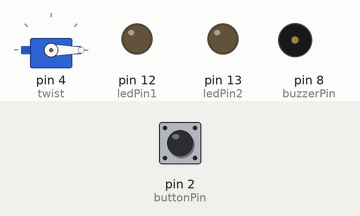
Bench run of a sketch on a simulated Arduino Uno, built with avr-gcc and run on an emulated ATmega328P. Parts: servo, output pins drawn as LEDs (lit = HIGH), buzzer (waves = sounding). The test bench sets the inputs (shaded band); at power-on: pin 2 (buttonPin) LOW.

Above: at 3.2 s.
3.3 s: pin 2 (buttonPin) pulled HIGH for 0.15 s
At 3.7 s:
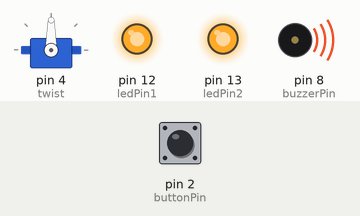
At 7.2 s:
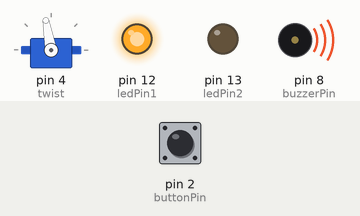
Timing chart, 0 to 31.1 s (numbered marks = the images above; inputs shaded):
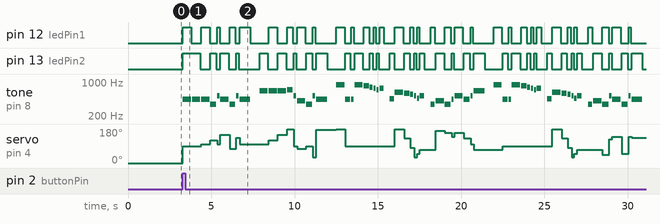

The sketch:

servo_test.ino
```cpp
 #include <Servo.h>

 Servo twist;
 const int buttonPin = 2;

 const int c = 261;
const int d = 294;
const int e = 329;
const int f = 349;
const int g = 391;
const int gS = 415;
const int a = 440;
const int aS = 455;
const int b = 466;
const int cH = 523;
const int cSH = 554;
const int dH = 587;
const int dSH = 622;
const int eH = 659;
const int fH = 698;
const int fSH = 740;
const int gH = 784;
const int gSH = 830;
const int aH = 880;

const int buzzerPin = 8;
const int ledPin1 = 12;
const int ledPin2 = 13;

int counter = 0;
 int buttonState = LOW;

void beep(int note, int duration) {
  //Play tone on buzzerPin
  tone(buzzerPin, note, duration);

  //Play different LED depending on value of 'counter'
  if(counter % 2 == 0) {
    digitalWrite(ledPin1, HIGH);
    delay(duration);
    digitalWrite(ledPin1, LOW);
  } else {
    digitalWrite(ledPin2, HIGH);
    delay(duration);
    digitalWrite(ledPin2, LOW);
  }

  //Stop tone on buzzerPin
  noTone(buzzerPin);

  delay(50);

  //Increment counter
  counter++;
}

void setup() {
  twist.attach(4);
  twist.write(0);
  delay(2000);
  pinMode(buzzerPin, OUTPUT);
  pinMode(ledPin1, OUTPUT);
  pinMode(ledPin2, OUTPUT);

  pinMode(buttonPin, INPUT);
}

void loop() {
  buttonState = digitalRead(buttonPin);

  if (buttonState == HIGH) {
    digitalWrite(ledPin2, HIGH);

    twist.write(90);
    firstSection();
    twist.write(180);
    secondSection();


    beep(f, 250);
    twist.write(170);
    beep(gS, 500);
    twist.write(160);
    beep(f, 350);
    twist.write(140);
    beep(a, 125);
    twist.write(160);
    beep(cH, 500);
    twist.write(130);
    beep(a, 375);
    twist.write(100);
    beep(cH, 125);
    twist.write(70);
    beep(eH, 650);

    delay(500);

    secondSection();

    //Variant 2
    beep(f, 250);
    twist.write(70);
    beep(gS, 500);
    twist.write(45);
    beep(f, 375);
    twist.write(125);
    beep(cH, 125);
    twist.write(140);
    beep(a, 500);
    twist.write(50);
    beep(f, 375);
    twist.write(140);
    beep(cH, 125);
    twist.write(135);
    beep(a, 650);

    delay(650);
  }
}

void firstSection() {
  beep(a, 500);
  twist.write(90);
  beep(a, 500);
  twist.write(100);
  beep(a, 500);
  twist.write(120);
  beep(f, 350);
  twist.write(100);
  beep(cH, 150);
  twist.write(150);
  beep(a, 500);
  twist.write(75);
  beep(f, 350);
  twist.write(135);
  beep(cH, 150);
  twist.write(100);
  beep(a, 650);

  delay(500);

  beep(eH, 500);
   twist.write(120);
 beep(eH, 500);
  twist.write(150);
  beep(eH, 500);
  twist.write(180);
  beep(fH, 350);
  twist.write(90);
  beep(cH, 150);
  twist.write(75);
  beep(gS, 500);
  twist.write(90);
  beep(f, 350);
  twist.write(30);
  beep(cH, 150);
  twist.write(175);
  beep(a, 650);

  delay(500);
}

void secondSection() {
  beep(aH, 500);
  twist.write(90);
  beep(a, 300);
  twist.write(90);
  beep(a, 150);
  twist.write(90);
  beep(aH, 500);
  twist.write(90);
  beep(gSH, 325);
  twist.write(90);
  beep(gH, 175);
  twist.write(90);
  beep(fSH, 125);
  twist.write(90);
  beep(fH, 125);
  twist.write(90);
  beep(fSH, 250);

  delay(325);

  beep(aS, 250);
  twist.write(180);
  beep(dSH, 500);
  twist.write(130);
  beep(dH, 325);
  twist.write(80);
  beep(cSH, 175);
  twist.write(30);
  beep(cH, 125);
  twist.write(50);
  beep(b, 125);
  twist.write(70);
  beep(cH, 250);

  delay(350);
}
```

Measured:
- after the input at 3.3 s, pin 12 (ledPin1): LOW → HIGH at once, → LOW 0.50 s later, → HIGH 0.60 s later, → LOW 0.50 s later, … (66 changes in this stretch); pin 13 (ledPin2): LOW → HIGH at once, → LOW 1.1 s later, → HIGH 0.60 s later, → LOW 0.35 s later, … (66 changes in this stretch)
